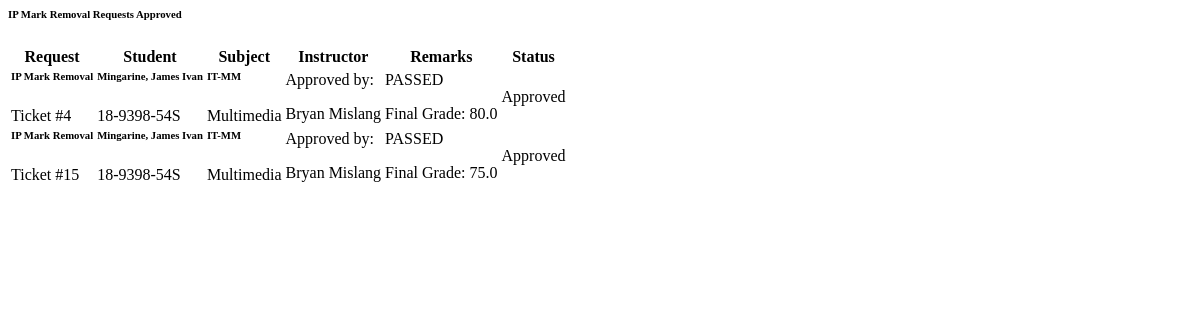
Page /dean/requests/ip/approved/ (signed in) on the earlier database version.
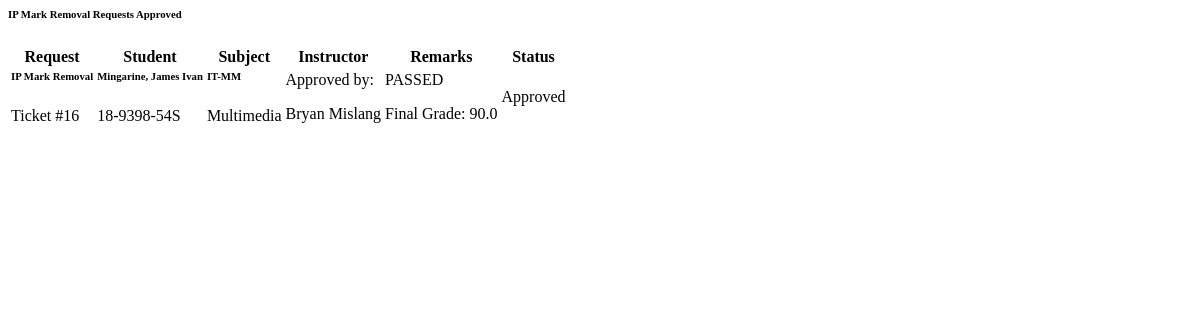
Same page on the later database version.
### base/models.py (models this page shows, shortened)
class IPMarkRemovalRequest(models.Model):
    student = models.ForeignKey(Student, on_delete=models.CASCADE)
    subject_code = models.CharField(max_length=12)
    subject_name = models.CharField(max_length=100)
    units = models.IntegerField()
    sem_year = models.CharField(max_length=50)
    instructor = models.ForeignKey(Employee, on_delete=models.CASCADE)
    dean = models.ForeignKey(User, on_delete=models.CASCADE, null = True, blank = True, related_name='dean')
    acad = models.ForeignKey(User, on_delete=models.CASCADE, null = True, blank = True, related_name='acad')
    registrar = models.ForeignKey(User, on_delete=models.CASCADE, null = True, blank = True, related_name='registrar')
    approved_by_faculty = models.BooleanField(default=False)
    approved_by_dean = models.BooleanField(default=False)
    approved_by_ACAD = models.BooleanField(default=False)
    approved_by_registrar = models.BooleanField(default=False)
    STATUS_CHOICES = (
        ('Pending', 'Pending'),
        ('Processing', 'Processing'),
        ('Approved', 'Approved'),
        ('Rejected', 'Rejected'),
    )
    status = models.CharField(max_length=50, choices=STATUS_CHOICES, default="Pending")
    date_requested = models.DateTimeField(auto_now_add=True)
    date_updated = models.DateTimeField(auto_now=True)  # Add this line
    qr_code = models.ImageField(upload_to='qrcodes/', null=True, blank=True)

class IPMark(models.Model):
    request = models.ForeignKey(IPMarkRemovalRequest, on_delete=models.CASCADE)
    prelim = models.FloatField(null=True, blank=True)
    midterm = models.FloatField(null=True, blank=True)
    semis = models.FloatField(null=True, blank=True)
    finals = models.FloatField(null=True, blank=True)
    final_grade = models.FloatField(null=True, blank=True)
    remarks = models.CharField(max_length=10,null=True, blank=True)
    date_created = models.DateTimeField(auto_now_add=True, null = True, blank = True)

### authentication/models.py (models this page shows, shortened)
class Student(models.Model):
    user = models.OneToOneField(User, on_delete=models.CASCADE)
    course = models.ForeignKey(Course, on_delete=models.CASCADE)
    student_id = models.CharField(max_length=15, unique=True)
    year_level = models.CharField(max_length=10)
    avatar = models.ImageField(default='/avatars/avatar-default-icon.png',upload_to='avatars/', null=True, blank=True)
    proof_of_enrollment = models.FileField(upload_to='proofs/', null=True, blank=True)
    date_created = models.DateTimeField(auto_now_add=True, null = True, blank = True)

class Employee(models.Model):
    user = models.OneToOneField(User, on_delete=models.CASCADE)
    department = models.ForeignKey(Department, on_delete=models.CASCADE)
    employee_id = models.CharField(max_length=15, unique=True)
    avatar = models.ImageField(default='/avatars/avatar-default-icon.png',upload_to='avatars/', null=True, blank=True)
    proof_of_employment = models.FileField(upload_to='proofs/', null=True, blank=True)
    date_created = models.DateTimeField(auto_now_add=True, null = True, blank = True)

### base/decorators.py (the view)
        @login_required
        def wrapper(request, *args, **kwargs):
            user = request.user
            if not user.groups.filter(name=group_name).exists():
                if permitted_group_mappings:
                    for group in user.groups.all():
                        if group.name in permitted_group_mappings:
                            return redirect(permitted_group_mappings[group.name])
                return HttpResponseRedirect(request.META['HTTP_REFERER'])
            return view_func(request, *args, **kwargs)

### base/views.py (called while the page is built)
@login_required
@group_required('dean', permitted_group_mappings=permitted_group_mappings)
def dean_ip_approved(request):
    dean = request.user
    IPrequest = IPMarkRemovalRequest.objects.filter(approved_by_dean = True, dean = dean)
    context = {
        'IPrequest': IPrequest
    }
    return render(request, 'base/dean/ip_approved.html', context)

### base/templates/base/dean/ip_approved.html (shortened to what this page needs)
<div class="card mb-4">
    <div class="card-header pb-0">
        <h6>IP Mark Removal Requests Approved</h6>
    </div>
    <div class="card-body px-0 pt-0 pb-2">
    <div class="table-responsive p-3">
        <table class="table align-items-center mb-0" id="myTable_approved">
        <thead>
            <tr>
            <th class="text-uppercase text-secondary text-xs font-weight-bolder opacity-7 ps-2">Request</th>
            <th class="text-uppercase text-secondary text-xs font-weight-bolder opacity-7 ps-2">Student</th>
            <th class="text-uppercase text-secondary text-xs font-weight-bolder opacity-7 ps-2">Subject</th>
            <th class="text-uppercase text-secondary text-xs font-weight-bolder opacity-7 ps-2">Instructor</th>
            <th class="text-uppercase text-secondary text-xs font-weight-bolder opacity-7 ps-2">Remarks</th>
            <th class="text-uppercase text-center text-secondary text-xs font-weight-bolder opacity-7 ps-2">Status</th>
            <th class="text-uppercase text-center text-secondary text-xs font-weight-bolder opacity-7 ps-2"></th>
            </tr>
        </thead>
        <tbody>
            {% for ip in IPrequest %}
            {% if ip.approved_by_faculty %}
                <tr>
                    <td>
                        <div class="d-flex flex-column justify-content-center">
                            <h6 class="mb-0 text-md">IP Mark Removal</h6>
                            <p class="text-md text-secondary mb-0">Ticket #{{ip.id}}</p>
                        </div>
                    </td>
                    <td>
                        <div class="d-flex flex-column justify-content-center">
                            <h6 class="mb-0 text-md">{{ ip.student.user.last_name }}, {{ ip.student.user.first_name}}</h6>
                            <p class="text-md text-secondary mb-0">{{ ip.student.student_id}}</p>
                        </div>
                    </td>
                    <td>
                        <div class="d-flex flex-column justify-content-center">
                            <h6 class="mb-0 text-md">{{ip.subject_code}}</h6>
                            <p class="text-md text-secondary mb-0">{{ip.subject_name}}</p>
                        </div>
                    </td>
                    <td>
                        <p class="text-md text-secondary mb-0">Approved by:</p>
                        <p class="text-md font-weight-bold mb-0">{{ ip.instructor.user.first_name }} {{ ip.instructor.user.last_name}}</p>
                    </td>
                    <td>
                    {% for ip_mark in ip.ipmark_set.all %}
                    <p class="text-md font-weight-bold mb-0">{{ ip_mark.remarks }}</p>
                    <p class="text-md text-secondary mb-0">Final Grade: {{ip_mark.final_grade}}</p>
                    {% endfor %}
                    </td>
                    <td class="align-middle text-center text-md">
                        {% if ip.approved_by_dean %}
                            <span class="badge bg-gradient-success">Approved</span>
                        {% else %}
                            <span class="badge bg-gradient-warning">Pending</span>
                        {% endif %}
                    </td>
                    <td class="text-md text-center">
                    </td>
                </tr>
            {% endif %}
        {% endfor %}
        </tbody>
        </table>
    </div>
    </div>
</div>

Differences in the rows shown:
removed IPMarkRemovalRequest: id "4", student.user.last_name "Mingarine", student.user.first_name "James Ivan", student.student_id "18-9398-54S", subject_code "IT-MM", subject_name "Multimedia", instructor.user.first_name "Bryan", instructor.user.last_name "Mislang", approved_by_dean "Approved"
removed IPMark: remarks "PASSED", final_grade "80.0", shown under "4"
removed IPMarkRemovalRequest: id "15", student.user.last_name "Mingarine", student.user.first_name "James Ivan", student.student_id "18-9398-54S", subject_code "IT-MM", subject_name "Multimedia", instructor.user.first_name "Bryan", instructor.user.last_name "Mislang", approved_by_dean "Approved"
removed IPMark: remarks "PASSED", final_grade "75.0", shown under "15"
added IPMarkRemovalRequest: id "16", student.user.last_name "Mingarine", student.user.first_name "James Ivan", student.student_id "18-9398-54S", subject_code "IT-MM", subject_name "Multimedia", instructor.user.first_name "Bryan", instructor.user.last_name "Mislang", approved_by_dean "Approved"
added IPMark: remarks "PASSED", final_grade "90.0", shown under "16"
